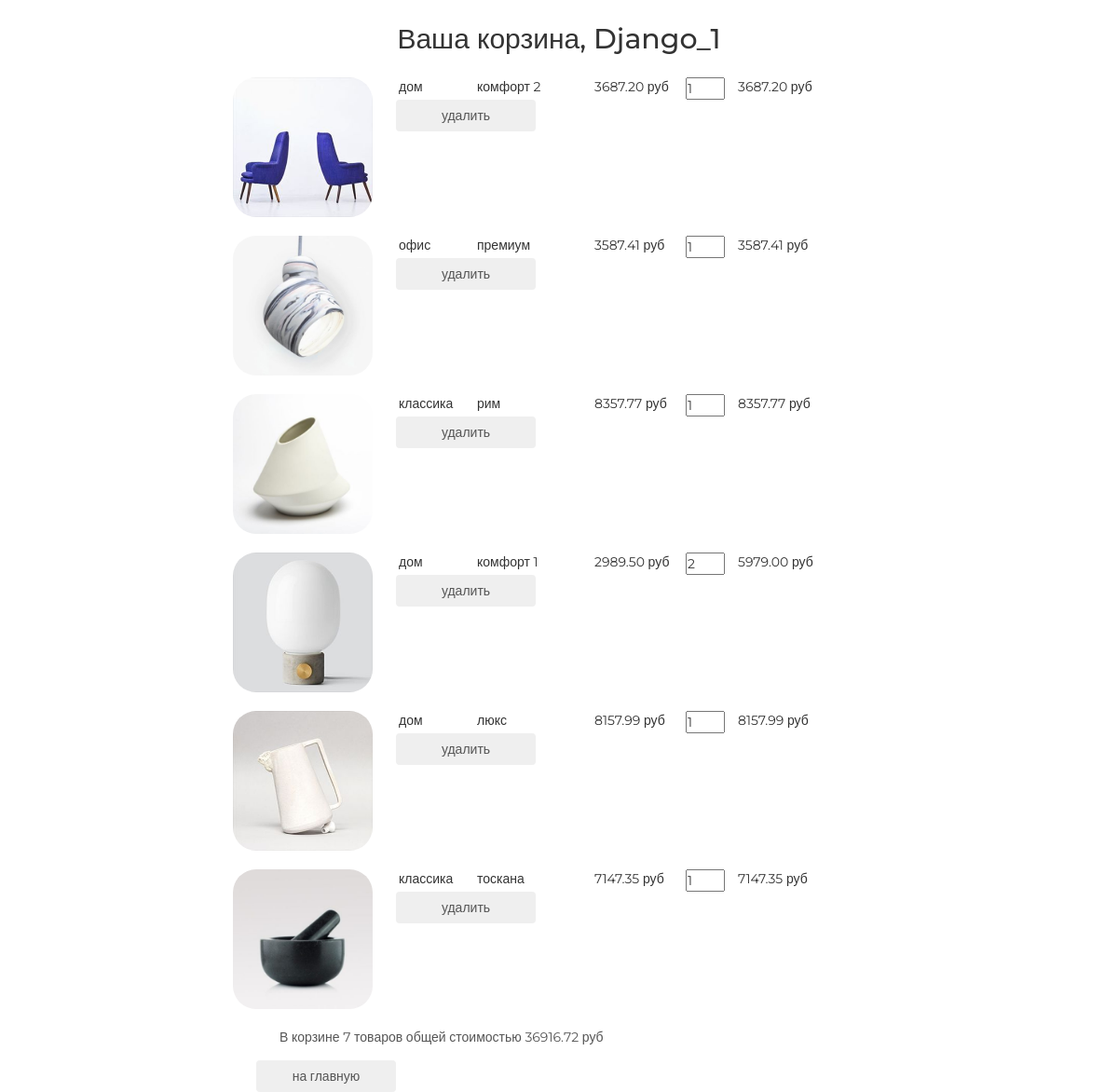
/basket/ (signed in), run on the app's committed database.
### authapp/models.py (models this page shows)
class ShopUser(AbstractUser):
    SEX_MALE = 'male'
    SEX_FEMALE = 'female'
    SEX_OTHER = 'other'
    SEX_CHOICE = (
        (SEX_MALE, 'Мужской'),
        (SEX_FEMALE, 'Женский'),
        (SEX_OTHER, 'Не указан'),
    )
    avatar = models.ImageField(upload_to='users_avatars', blank=True)
    age = models.PositiveIntegerField(verbose_name='возраст')
    sex = models.CharField(max_length=6, choices=SEX_CHOICE, default=SEX_OTHER, verbose_name='Пол')

### basketapp/models.py (models this page shows)
class Basket(models.Model):
    user = models.ForeignKey(settings.AUTH_USER_MODEL, on_delete=models.CASCADE, related_name='basket', verbose_name='Пользователь')
    product = models.ForeignKey(Product, on_delete=models.CASCADE, verbose_name='Продукт')
    quantity = models.PositiveIntegerField(verbose_name='Количество', default=0)
    add_datetime = models.DateTimeField(verbose_name='Время добавления', auto_now_add=True)
    @property
    def product_cost(self):
        return self.product.price * self.quantity
    @property
    def total_quantity(self):
        items = Basket.objects.filter(user=self.user)
        total_items_count = sum(list(map(lambda x: x.quantity, items)))
        return total_items_count
    @property
    def total_cost(self):
        items = Basket.objects.filter(user=self.user)
        total_items_cost = sum(list(map(lambda x: x.product_cost, items)))
        return total_items_cost

### mainapp/models.py (models this page shows, shortened)
class Product(models.Model):
    category = models.ForeignKey(ProductCategory, on_delete=models.CASCADE)
    name = models.CharField(verbose_name='имя продукта', max_length=128)
    image = models.ImageField(upload_to='products_images', blank=True)
    short_desc = models.CharField(verbose_name='краткое описание продукта', max_length=60, blank=True)
    description = models.TextField(verbose_name='описание продукта', blank=True)
    price = models.DecimalField(verbose_name='цена продукта', max_digits=8, decimal_places=2, default=0)
    quantity = models.PositiveIntegerField(verbose_name='количество на складе', default=0)
    is_active = models.BooleanField(default=True, verbose_name='товар активен')

class ProductCategory(models.Model):
    name = models.CharField(verbose_name='название категории', max_length=64, unique=True)
    description = models.TextField(verbose_name='описание категории', blank=True)
    is_active = models.BooleanField(default=True, verbose_name='категория активна')

### basketapp/views.py (the view)
# urls.py: path('', basketapp.basket, name='view'),        # READ
@login_required
def basket(request):
    title = 'Корзина'
    basket_items = Basket.objects.filter(user=request.user)
    content = {
        'title': title,
        'basket_items': basket_items
    }
    return render(request, 'basketapp/basket.html', content)

### basketapp/templates/basketapp/basket.html
{% extends 'basketapp/base.html' %}
{% load static %}
{% block content %}
    <div class="basket_list">
        {% include 'basketapp/includes/inc_basket_list.html' %}
    </div>
    <button class="btn btn-round">
        <a href="{% url 'main' %}">
            на главную
        </a>
    </button>
{% endblock %}

### basketapp/templates/basketapp/base.html (shortened to what this page needs)
<!DOCTYPE html>
{% load static %}
<html>
<head>
    {% block css %}
    <link rel="stylesheet" type="text/css" href="{% static 'css/bootstrap.min.css' %}">
    <link rel="stylesheet" type="text/css" href="{% static 'css/style.css' %}">
    <link rel="stylesheet" href="{% static 'fonts/font-awesome/css/font-awesome.css' %}">
    {% endblock %}
</head>
<body>
<div class="basket_container">
    <div class="h2 text-center head">
        Ваша корзина, {% if user.first_name %}{{ user.first_name|title}}{% else %}Пользователь{% endif %}
    </div>
    {% block content %}
    {% endblock %}
</div>
</body>
</html>

### basketapp/templates/basketapp/includes/inc_basket_list.html
{% for item in basket_items %}
    <div class="basket_record">
        <img src="/media/{{ item.product.image }}" alt="{{ item.product.short_desc }}">
        <span class="category_name">{{ item.product.category.name }}</span>
        <span class="product_name">{{ item.product.name }}</span>
        <span class="product_price">{{ item.product.price }}&nbspруб</span>
        <input type="number" name="{{ item.pk }}" min="0" value="{{ item.quantity }}">
        <span class="product_cost">{{ item.product_cost }}&nbspруб</span>
        <button class="btn btn-round">
            <a href="{% url 'basket:remove' item.pk %}" class="">
                удалить
            </a>
        </button>
    </div>
{% endfor %}
{% if basket_items %}
    <div class="basket_summary">
        В корзине {{ basket_items.0.total_quantity }} товаров общей стоимостью
        {{ basket_items.0.total_cost }} руб
    </div>
{% endif %}

### static/css/style.css (style rules this page uses)
* { margin: 0; padding: 0; }
body { font-family: 'Montserrat', sans-serif; }
html, body { height: 100%; }
.basket_container { margin: 25px auto; width: 700px; }
.basket_list input[type="number"] { width: 3em; position: relative; display: block; float: left; }
.basket_list span.category_name { margin-left: 2em; width: 5em; position: relative; display: block; float: left; }
.basket_list span.product_name { margin-left: 1em; width: 8em; position: relative; display: block; float: left; }
.basket_list span.product_price { margin-left: 1em; width: 7em; position: relative; display: block; float: left; }
.basket_list span.product_cost { margin-left: 1em; width: 7em; position: relative; display: block; float: left; }
.basket_list .basket_record { position: relative; display: block; height: 170px; float: none; }
.basket_container .head { margin: 25px auto; }
.basket_container button { margin-left: 25px; width: 150px; display: block; float: left; }
.basket_container button a { text-decoration: none; color: #555; }
.basket_container img { display: block; float: left; width: 150px; border-radius: 25px; }
.basket_container .basket_summary { display: block; margin-left: 50px; margin-bottom: 15px; color: #555; }

### data on the page
ShopUser: first_name "Django_1"
Basket: product.image (picture), product.category.name "дом", product.name "комфорт 2", product.price "3687.20", quantity "1", product_cost "3687.20", user+quantity "7", user+product+quantity "36916.72"
Basket: product.image (picture), product.category.name "офис", product.name "премиум", product.price "3587.41", quantity "1", product_cost "3587.41"
Basket: product.image (picture), product.category.name "классика", product.name "рим", product.price "8357.77", quantity "1", product_cost "8357.77"
Basket: product.image (picture), product.category.name "дом", product.name "комфорт 1", product.price "2989.50", quantity "2", product_cost "5979.00"
Basket: product.image (picture), product.category.name "дом", product.name "люкс", product.price "8157.99", quantity "1", product_cost "8157.99"
Basket: product.image (picture), product.category.name "классика", product.name "тоскана", product.price "7147.35", quantity "1", product_cost "7147.35"
